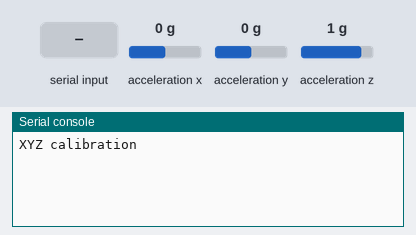
Simulated run of this program. Board: CircuitPython board. On the bench: the last lines printed to the serial console. The test bench sets the inputs (shaded band); at power-on: acceleration x 0 g, acceleration y 0 g, acceleration z 1 g.

Above: at 1.2 s.
1.3 s: "c" typed at the serial console, then Enter
At 2.5 s:
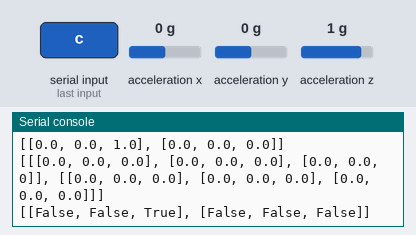
2.8 s: "menu" typed at the serial console, then Enter
At 3.7 s:
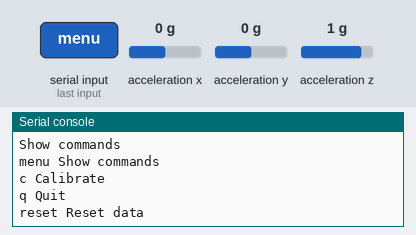
4.3 s: "q" typed at the serial console, then Enter
At 4.8 s:
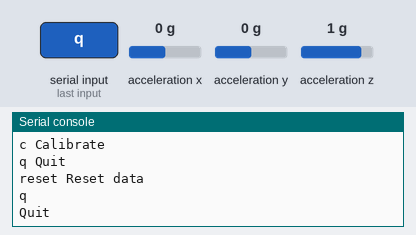
5.8 s: "reset" typed at the serial console, then Enter
At 7.0 s:
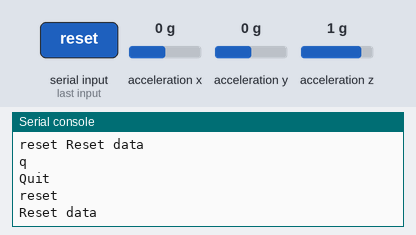
7.3 s: "1" typed at the serial console, then Enter
At 8.3 s:
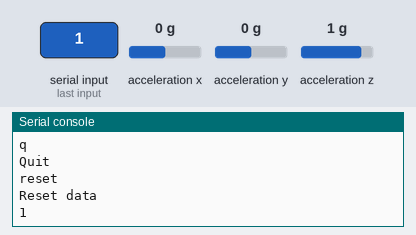

The program:

code.py
```python
"""
This example display a CircuitPython console and
print which button that is being pressed if any
"""
import time
import board
import digitalio
import busio
import adafruit_lis3dh

if hasattr(board, 'ACCELEROMETER_SCL'):
    i2c = busio.I2C(board.ACCELEROMETER_SCL, board.ACCELEROMETER_SDA)
    int1 = digitalio.DigitalInOut(board.ACCELEROMETER_INTERRUPT)
    lis3dh = adafruit_lis3dh.LIS3DH_I2C(i2c, address=0x19, int1=int1)
else:
    i2c = busio.I2C(board.SCL, board.SDA)
    int1 = digitalio.DigitalInOut(board.D6)  # Set to correct pin for interrupt!
    lis3dh = adafruit_lis3dh.LIS3DH_I2C(i2c, int1=int1)

# Set range of accelerometer (can be RANGE_2_G, RANGE_4_G, RANGE_8_G or RANGE_16_G).
lis3dh.range = adafruit_lis3dh.RANGE_2_G

X_AXIS = 0
Y_AXIS = 1
Z_AXIS = 2
POSITIVE = 0
NEGATIVE = 1

offs_calib = []
gain_calib =[]
axis_offset = []
axis_gain = []
calibrated = []
axis_list =[X_AXIS,Y_AXIS,Z_AXIS]
sign_list = [POSITIVE,NEGATIVE]
menu_dict = {}

# calib_values =[[0 for a1 in range(3)] for a2 in range(3)]
def reset_data():
    global offs_calib
    global gain_calib
    global axis_offset
    global axis_gain
    global calibrated
    offs_calib = [[[0.0,0.0,0.0],[0.0,0.0,0.0],[0.0,0.0,0.0]],
                  [[0.0,0.0,0.0],[0.0,0.0,0.0],[0.0,0.0,0.0]]]
    gain_calib = [[0.0,0.0,0.0],[0.0,0.0,0.0]]
    calibrated = [[False,False,False],[False,False,False]]
    axis_offset = [0.0,0.0,0.0]
    axis_gain = [1.0,1.0,1.0]


def all_calibrated():
    result = True
    for sign in sign_list:
        for axis in axis_list:
            if calibrated[sign][axis] == False:
                result = False
    return result

def list_menu():
    for key in menu_dict:
        print(key, menu_dict[key][0])
def quit():
    do_continue = False

def calibrate_xyz():
    acc_xyz = [3]
    acc_xyz = [value / adafruit_lis3dh.STANDARD_GRAVITY for value in lis3dh.acceleration]
    up_axis = 4
    sign = POSITIVE
    for axis in axis_list:
        #print(acc_xyz[axis])
        if abs(acc_xyz[axis]) > 0.5:
            up_axis = axis
            if acc_xyz[axis] < 0:
                sign = NEGATIVE
            gain_calib[sign][axis]=acc_xyz[axis]
            offs_calib[sign][axis][axis]=0
            calibrated[sign][axis] = True
        else:
            offs_calib[sign][axis][axis]=acc_xyz[axis]

    print(gain_calib)
    print(offs_calib)
    print(calibrated)

    if all_calibrated():
        print('All axis calibrated')
        for axis in axis_list:
            a_off = 0.0
            for sign in sign_list:
                for axis2 in axis_list:
                    a_off = a_off + offs_calib[sign][axis][axis2]
                axis_offset[axis]= a_off / 2.0
        for axis in axis_list:
            axis_gain[axis] = (abs(gain_calib[POSITIVE][axis]+axis_offset[axis])+abs(gain_calib[NEGATIVE][axis]+axis_offset[axis]))/2.0
        print(axis_offset)
        print(axis_gain)


menu_dict = {
    'menu': ['Show commands',list_menu],
    'c': ['Calibrate',calibrate_xyz],
    'q': ['Quit',quit],
    'reset':['Reset data', reset_data]}

def menu_functions(inp):
    if inp in menu_dict:
        print(menu_dict[inp][0])
        menu_dict[inp][1]()

def print_values():
    acc_values=  [value / adafruit_lis3dh.STANDARD_GRAVITY for value in lis3dh.acceleration]
    print("Raw: x = {0:3f} G, y = {1:3f} G, z = {2:3f} G".format(acc_values[X_AXIS], acc_values[Y_AXIS], acc_values[Z_AXIS]))
    if all_calibrated():
        acc_values_fixed = [(acc_values[axis]-axis_offset[axis] ) / axis_gain[axis] for axis in axis_list]
        print("Fix: x = {0:3f} G, y = {1:3f} G, z = {2:3f} G".format(acc_values_fixed[X_AXIS], acc_values_fixed[Y_AXIS], acc_values_fixed[Z_AXIS]))


do_continue = True
print('XYZ calibration')
reset_data()

while do_continue:
    s = input().lower()
    if len(s) == 0:
        print_values()
    else:
        menu_functions(s)
```

Measured:
- after the input at 1.3 s, the serial console: prints a new line at once (image 1)
- after the input at 2.8 s, the serial console: prints a new line at once (image 2)
- after the input at 4.3 s, the serial console: prints a new line at once (image 3)
- after the input at 5.8 s, the serial console: prints a new line at once (image 4)
- after the input at 7.3 s, the serial console: prints a new line at once (image 5)
